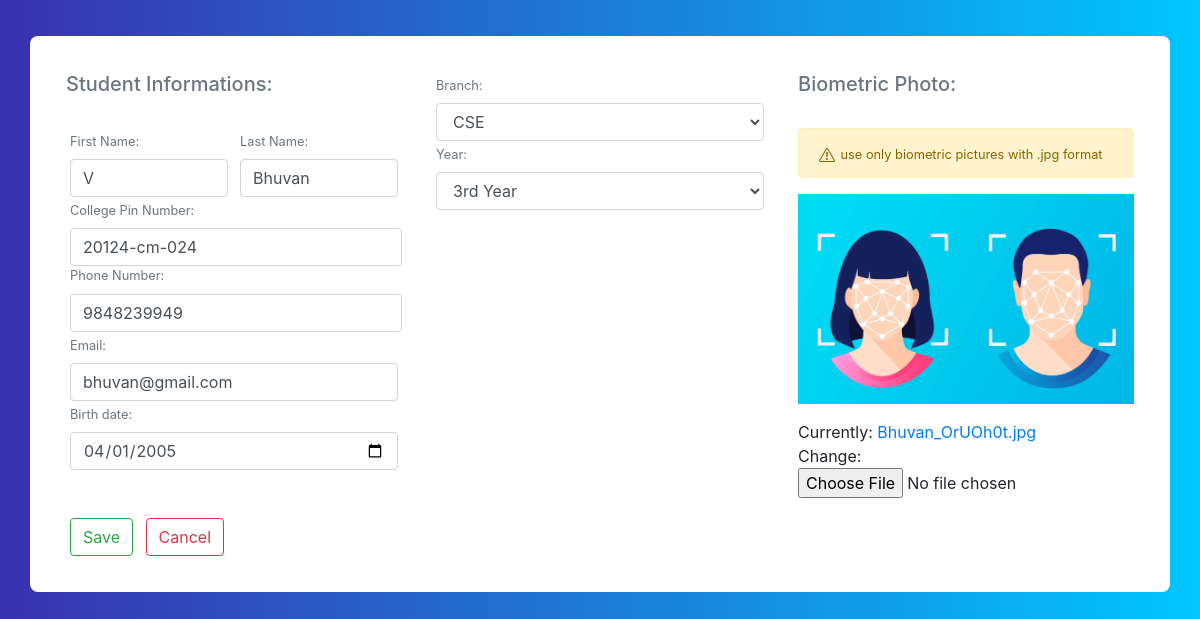
/edit_profile/26/, run on the app's committed database.
### core/models.py (models this page shows, shortened)
class Profile(models.Model):
    first_name = models.CharField(max_length=70)
    last_name = models.CharField(max_length=70)
    date = models.DateField()
    pin = models.CharField(max_length=12)
    phone = models.BigIntegerField()
    email = models.EmailField()
    profession = models.CharField(choices=branch,max_length=20,null=True,blank=False,default='CSE')     #Branch
    status = models.CharField(choices=types,max_length=20,null=True,blank=False,default='employee')     #Year
    present = models.BooleanField(default=False)
    image = models.ImageField()
    updated = models.DateTimeField(auto_now=True)

### core/views.py (the view)
# urls.py: path('edit_profile/<int:id>/',edit_profile,name='edit_profile'),
def edit_profile(request,id):
    profile = Profile.objects.get(id=id)
    form = ProfileForm(instance=profile)
    if request.method == 'POST':
        form = ProfileForm(request.POST,request.FILES,instance=profile)
        if form.is_valid():
            form.save()
            return redirect('profiles')
    context={'form':form}
    return render(request,'core/add_profile.html',context)

### core/forms.py
class ProfileForm(forms.ModelForm):
    class Meta:
        model = Profile
        fields = '__all__'
        widgets = {
            'date': DateInput(),
        }
        exclude = ['present','updated']
    def __init__(self, *args, **kwargs):
        super(ProfileForm, self).__init__(*args, **kwargs)
        self.fields['first_name'].widget.attrs['class'] = 'form-control'
        self.fields['last_name'].widget.attrs['class'] = 'form-control'
        self.fields['date'].widget.attrs['class'] = 'form-control'
        self.fields['pin'].widget.attrs['class'] = 'form-control'
        self.fields['phone'].widget.attrs['class'] = 'form-control'
        self.fields['email'].widget.attrs['class'] = 'form-control'
        self.fields['profession'].widget.attrs['class'] = 'form-control'
        self.fields['status'].widget.attrs['class'] = 'form-control'

### core/templates/core/add_profile.html (shortened to what this page needs)
{% extends "core/base.html" %}
{% load static %}
{% block content %}
<div class="container emp-profile pb-3">
    <form method="POST" action="." class="needs-validation" enctype='multipart/form-data'>
        <div class="row">
            <div class="col-md-4">
                <h5 class="text-muted">Student Informations:</h5><br>
                <div class="d-flex justify-content-between">
                    <div class="m-1 mr-2">
                        <label class="text-muted"><small>First Name:</small></label>
                        {{ form.first_name }}
                    </div>
                    <div class="m-1">
                        <label class="text-muted"><small>Last Name:</small></label>
                        {{ form.last_name }}
                    </div>
                </div>
                <div class="ml-1">
                    <label class="text-muted"><small>College Pin Number:</small></label>
                    {{ form.pin }}
                </div>
                <div class="ml-1">
                    <label class="text-muted"><small>Phone Number:</small></label>
                    {{ form.phone }}
                </div>
                <div class="m-1">
                    <label class="text-muted"><small>Email:</small></label>
                    {{ form.email }}
                </div>
                <div class="m-1">
                    <label class="text-muted"><small>Birth date:</small></label>
                    {{ form.date }}
                </div>
            </div>
            <div class="col-md-4">
                <div class="m-1">
                    <label class="text-muted"><small>Branch:</small></label>
                    {{ form.profession }}
                </div>
                <div class="m-1">
                    <label class="text-muted"><small>Year:</small></label>
                    {{ form.status }}
                </div>
            </div>
            <div class="col-md-4">
                <h5 class="text-muted">Biometric Photo:</h5><br>
                <div>
                    <div class="alert alert-warning">
                        <small>use only biometric pictures with .jpg format</small>
                    </div>
                    <img src="{% static 'img/bio.jpg'%}" alt="" width="100%">
                </div>
                <div class="mt-3">
                    {{ form.image }}
                </div>
            </div>
        </div>
        <div class="mt-3">
            <button type="submit" class="btn btn-outline-success m-1">Save</button>
            <a href="{% url 'profiles' %}"><button type="button" class="btn btn-outline-danger m-1">Cancel</button></a>
        </div>
    </form>
</div>
{% endblock content %}

### static/css/details.css (style rules this page uses)
.emp-profile { padding: 3%; margin-top: 3%; margin-bottom: 3%; border-radius: 0.5rem; background: #fff; }

### static/css/body.css (style rules this page uses)
body { background: -webkit-linear-gradient(left, #3931af, #00c6ff); }

### data on the page
Profile: first_name "V", last_name "Bhuvan", pin "20124-cm-024", phone "9848239949", email "bhuvan@gmail.com", date "04/01/2005", profession "CSE", status "3rd Year"
